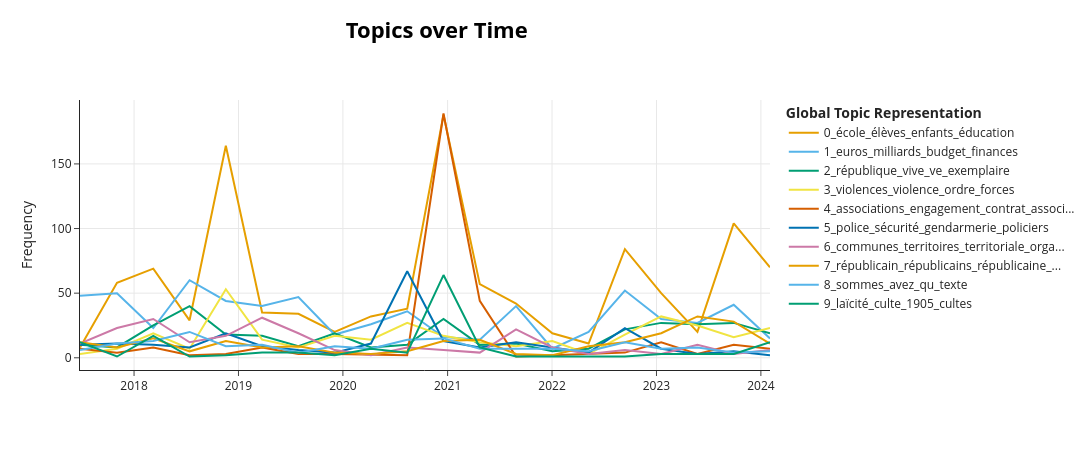

Write notebook code for a chart like this one.
### Code cell
fig_dynamic_topic = topic_model.visualize_topics_over_time(
    topics_over_time, top_n_topics=10
)
fig_dynamic_topic

### Figure 1 — Plotly figure (JSON) as saved in the notebook; plotly's stock layout.template omitted (floating-point values rounded to 4 significant figures)
{"data": [{"hoverinfo": "text", "hovertext": ["<b>Topic 0</b><br>Words: école, enseignement, éducation, enfants, élèves", "<b>Topic 0</b><br>Words: école, élèves, éducation, enseignement, enfants", "<b>Topic 0</b><br>Words: école, éducation, élèves, enfants, écoles", "<b>Topic 0</b><br>Words: école, élèves, enfants, éducation, handicap", "<b>Topic 0</b><br>Words: école, enfants, élèves, éducation, enseignement", "<b>Topic 0</b><br>Words: école, enfants, éducation, enfance, jeunes", "<b>Topic 0</b><br>Words: école, élèves, enfants, éducation, enseignement", "<b>Topic 0</b><br>Words: handicap, école, élèves, enfants, éducation", "<b>Topic 0</b><br>Words: école, enfants, directeurs, élèves, parents", "<b>Topic 0</b><br>Words: école, éducation, élèves, enfants, enseignants", "<b>Topic 0</b><br>Words: école, enfants, instruction, éducation, famille", "<b>Topic 0</b><br>Words: enfants, école, enfant, instruction, famille", "<b>Topic 0</b><br>Words: école, élèves, directeurs, éducation, enseignement", "<b>Topic 0</b><br>Words: école, enfants, élèves, éducation, scolaire", "<b>Topic 0</b><br>Words: école, handicap, élèves, enfants, rentrée", "<b>Topic 0</b><br>Words: école, élèves, éducation, scolaire, uniforme", "<b>Topic 0</b><br>Words: élèves, école, éducation, enfants, enseignants", "<b>Topic 0</b><br>Words: école, ensa, opp, handicap, élèves", "<b>Topic 0</b><br>Words: école, élèves, parents, éducation, enfants", "<b>Topic 0</b><br>Words: école, élèves, enfants, éducation, enseignement"], "marker": {"color": "#E69F00"}, "mode": "lines", "name": "0_école_élèves_enfants_éducation", "type": "scatter", "x": ["2017-06-26T02:08:09.600000000", "2017-11-02T10:12:00.000000000", "2018-03-09T05:24:00.000000000", "2018-07-14T00:36:00.000000000", "2018-11-17T19:48:00.000000000", "2019-03-24T15:00:00.000000000", "2019-07-29T10:12:00.000000000", "2019-12-03T05:24:00.000000000", "2020-04-08T00:36:00.000000000", "2020-08-12T19:48:00.000000000", "2020-12-17T15:00:00.000000000", "2021-04-23T10:12:00.000000000", "2021-08-28T05:24:00.000000000", "2022-01-02T00:36:00.000000000", "2022-05-08T19:48:00.000000000", "2022-09-12T15:00:00.000000000", "2023-01-17T10:12:00.000000000", "2023-05-24T05:24:00.000000000", "2023-09-28T00:36:00.000000000", "2024-02-01T19:48:00.000000000"], "y": [8, 58, 69, 29, 164, 35, 34, 20, 32, 38, 188, 57, 42, 19, 11, 84, 50, 20, 104, 70]}, {"hoverinfo": "text", "hovertext": ["<b>Topic 1</b><br>Words: euros, impôt, budget, milliards, millions", "<b>Topic 1</b><br>Words: euros, milliards, finances, impôt, budget", "<b>Topic 1</b><br>Words: euros, finances, budgétaire, milliards, budget", "<b>Topic 1</b><br>Words: euros, budget, finances, milliards, millions", "<b>Topic 1</b><br>Words: euros, milliards, finances, impôt, budget", "<b>Topic 1</b><br>Words: euros, impôt, milliards, budget, taxe", "<b>Topic 1</b><br>Words: euros, budget, crédits, milliards, millions", "<b>Topic 1</b><br>Words: retraite, euros, réforme, pensions, système", "<b>Topic 1</b><br>Words: finances, euros, milliards, dette, budget", "<b>Topic 1</b><br>Words: euros, millions, budget, crédits, recherche", "<b>Topic 1</b><br>Words: euros, héritage, fiscalité, marielle, sarnez", "<b>Topic 1</b><br>Words: évaluation, euros, finances, milliards, chômage", "<b>Topic 1</b><br>Words: euros, milliards, crédits, budget, 2022", "<b>Topic 1</b><br>Words: frais, réseau, bancaires, euros, travailleurs", "<b>Topic 1</b><br>Words: salariés, euros, milliards, finances, prime", "<b>Topic 1</b><br>Words: finances, euros, milliards, budget, collectivités", "<b>Topic 1</b><br>Words: euros, milliards, lpm, armées, armée", "<b>Topic 1</b><br>Words: milliards, euros, inflation, locataires, finances", "<b>Topic 1</b><br>Words: budget, euros, milliards, finances, inflation", "<b>Topic 1</b><br>Words: milliards, euros, économies, entreprises, budget"], "marker": {"color": "#56B4E9"}, "mode": "lines", "name": "1_euros_milliards_budget_finances", "type": "scatter", "x": ["2017-06-26T02:08:09.600000000", "2017-11-02T10:12:00.000000000", "2018-03-09T05:24:00.000000000", "2018-07-14T00:36:00.000000000", "2018-11-17T19:48:00.000000000", "2019-03-24T15:00:00.000000000", "2019-07-29T10:12:00.000000000", "2019-12-03T05:24:00.000000000", "2020-04-08T00:36:00.000000000", "2020-08-12T19:48:00.000000000", "2020-12-17T15:00:00.000000000", "2021-04-23T10:12:00.000000000", "2021-08-28T05:24:00.000000000", "2022-01-02T00:36:00.000000000", "2022-05-08T19:48:00.000000000", "2022-09-12T15:00:00.000000000", "2023-01-17T10:12:00.000000000", "2023-05-24T05:24:00.000000000", "2023-09-28T00:36:00.000000000", "2024-02-01T19:48:00.000000000"], "y": [48, 50, 23, 60, 44, 40, 47, 18, 26, 36, 16, 14, 40, 7, 20, 52, 30, 27, 41, 15]}, {"hoverinfo": "text", "hovertext": ["<b>Topic 2</b><br>Words: république, chargeait, indigènes, traduites, cadeau", "<b>Topic 2</b><br>Words: république, esquissée, faillite, contractuelle, extrémistes", "<b>Topic 2</b><br>Words: république, pasà, ve, acte, intolérable", "<b>Topic 2</b><br>Words: république, exemplaire, vive, sitôt, barbouzes", "<b>Topic 2</b><br>Words: république, ve, vive, bâtit, fusibles", "<b>Topic 2</b><br>Words: république, honoré, tontons, flingueurs, fusibles", "<b>Topic 2</b><br>Words: république, guillemets, césar, virtuelle, romaine", "<b>Topic 2</b><br>Words: république, ve, excuse, chiffonne, vantent", "<b>Topic 2</b><br>Words: république, fromage, bousculés, délirant, sourd", "<b>Topic 2</b><br>Words: république, viie, drame, zecler, réactionnaire", "<b>Topic 2</b><br>Words: république, ve, vive, abad, support", "<b>Topic 2</b><br>Words: république, changerions, danser, négocie, défient", "<b>Topic 2</b><br>Words: république, chambre, laïque, hein, opérette", "<b>Topic 2</b><br>Words: république, martel, disloquée, êtes, geôles", "<b>Topic 2</b><br>Words: vive, république, taisez, censeurs, premiers", "<b>Topic 2</b><br>Words: république, ve, vie, unanimistes, supportez", "<b>Topic 2</b><br>Words: république, respectez, aimez, vive, césar", "<b>Topic 2</b><br>Words: république, saccagez, ve, mauvaise, marge", "<b>Topic 2</b><br>Words: république, vive, cédé, ve, parlez", "<b>Topic 2</b><br>Words: république, vive, rafah, rpcr, attaque"], "marker": {"color": "#009E73"}, "mode": "lines", "name": "2_république_vive_ve_exemplaire", "type": "scatter", "x": ["2017-06-26T02:08:09.600000000", "2017-11-02T10:12:00.000000000", "2018-03-09T05:24:00.000000000", "2018-07-14T00:36:00.000000000", "2018-11-17T19:48:00.000000000", "2019-03-24T15:00:00.000000000", "2019-07-29T10:12:00.000000000", "2019-12-03T05:24:00.000000000", "2020-04-08T00:36:00.000000000", "2020-08-12T19:48:00.000000000", "2020-12-17T15:00:00.000000000", "2021-04-23T10:12:00.000000000", "2021-08-28T05:24:00.000000000", "2022-01-02T00:36:00.000000000", "2022-05-08T19:48:00.000000000", "2022-09-12T15:00:00.000000000", "2023-01-17T10:12:00.000000000", "2023-05-24T05:24:00.000000000", "2023-09-28T00:36:00.000000000", "2024-02-01T19:48:00.000000000"], "y": [10, 8, 25, 40, 18, 17, 9, 19, 8, 10, 30, 10, 11, 5, 7, 22, 27, 26, 27, 19]}, {"hoverinfo": "text", "hovertext": ["<b>Topic 3</b><br>Words: amiante, 1997, ouvriers, investigations, danger", "<b>Topic 3</b><br>Words: partiel, travail, femmes, précarité, salariales", "<b>Topic 3</b><br>Words: violences, violence, ordre, forces, sexuelles", "<b>Topic 3</b><br>Words: forces, véhicules, bagages, ordre, sécurité", "<b>Topic 3</b><br>Words: ordre, violences, manifestations, violence, forces", "<b>Topic 3</b><br>Words: police, ordre, forces, policiers, violence", "<b>Topic 3</b><br>Words: pompiers, sapeurs, agressions, violence, actes", "<b>Topic 3</b><br>Words: violences, ordre, forces, violence, manifestations", "<b>Topic 3</b><br>Words: violences, police, policiers, violence, victimes", "<b>Topic 3</b><br>Words: police, policiers, violence, forces, ordre", "<b>Topic 3</b><br>Words: violences, élus, police, ordre, violence", "<b>Topic 3</b><br>Words: policiers, violences, police, forces, foncier", "<b>Topic 3</b><br>Words: harkis, camps, violence, réparation, reconnaissance", "<b>Topic 3</b><br>Words: harkis, ouïghours, violence, violences, ordre", "<b>Topic 3</b><br>Words: lyon, martinique, guillotière, drogue, lyonnais", "<b>Topic 3</b><br>Words: police, policiers, thau, ordre, forces", "<b>Topic 3</b><br>Words: violences, violence, extrême, droite, ordre", "<b>Topic 3</b><br>Words: violences, policiers, ordre, été, forces", "<b>Topic 3</b><br>Words: homicide, violences, familles, victimes, violence", "<b>Topic 3</b><br>Words: violences, élus, violence, ordre, maire"], "marker": {"color": "#F0E442"}, "mode": "lines", "name": "3_violences_violence_ordre_forces", "type": "scatter", "x": ["2017-06-26T02:08:09.600000000", "2017-11-02T10:12:00.000000000", "2018-03-09T05:24:00.000000000", "2018-07-14T00:36:00.000000000", "2018-11-17T19:48:00.000000000", "2019-03-24T15:00:00.000000000", "2019-07-29T10:12:00.000000000", "2019-12-03T05:24:00.000000000", "2020-04-08T00:36:00.000000000", "2020-08-12T19:48:00.000000000", "2020-12-17T15:00:00.000000000", "2021-04-23T10:12:00.000000000", "2021-08-28T05:24:00.000000000", "2022-01-02T00:36:00.000000000", "2022-05-08T19:48:00.000000000", "2022-09-12T15:00:00.000000000", "2023-01-17T10:12:00.000000000", "2023-05-24T05:24:00.000000000", "2023-09-28T00:36:00.000000000", "2024-02-01T19:48:00.000000000"], "y": [3, 7, 19, 7, 53, 14, 8, 17, 14, 27, 17, 12, 9, 13, 3, 18, 32, 25, 16, 23]}, {"hoverinfo": "text", "hovertext": ["<b>Topic 4</b><br>Words: associations, contrat, association, engagement, cultuelles", "<b>Topic 4</b><br>Words: associations, associatif, engagement, associative, bénévoles", "<b>Topic 4</b><br>Words: associations, engagement, associatif, association, cultuelles", "<b>Topic 4</b><br>Words: associatif, assouplies, mirallès, patricia, vibrant", "<b>Topic 4</b><br>Words: digues, durablement, disparition, opposés, assumer", "<b>Topic 4</b><br>Words: associations, engagement, associatif, citoyen, contrat", "<b>Topic 4</b><br>Words: associations, engagement, associative, fdva, millions", "<b>Topic 4</b><br>Words: associations, engagement, attitude, molac, taxe", "<b>Topic 4</b><br>Words: associations, associatif, fonds, engagement, millions", "<b>Topic 4</b><br>Words: associations, contrat, engagement, association, républicain", "<b>Topic 4</b><br>Words: associations, contrat, association, engagement, associatif", "<b>Topic 4</b><br>Words: associations, rôle, antiracisme, constitueraient, harcèlement", "<b>Topic 4</b><br>Words: territoriaux, artistique, concours, dumi, assistants", "<b>Topic 4</b><br>Words: association, dissolution, associations, administrative, engagement", "<b>Topic 4</b><br>Words: associations, contrat, engagement, association, subventions", "<b>Topic 4</b><br>Words: souffrez, associations, engagement, rédaction, aiment", "<b>Topic 4</b><br>Words: associations, engagement, bénévole, associatif, bénévoles", "<b>Topic 4</b><br>Words: associations, engagement, associatif, contrat, bénévole"], "marker": {"color": "#D55E00"}, "mode": "lines", "name": "4_associations_engagement_contrat_associ...", "type": "scatter", "x": ["2017-06-26T02:08:09.600000000", "2017-11-02T10:12:00.000000000", "2018-03-09T05:24:00.000000000", "2018-07-14T00:36:00.000000000", "2018-11-17T19:48:00.000000000", "2019-03-24T15:00:00.000000000", "2019-07-29T10:12:00.000000000", "2019-12-03T05:24:00.000000000", "2020-08-12T19:48:00.000000000", "2020-12-17T15:00:00.000000000", "2021-04-23T10:12:00.000000000", "2021-08-28T05:24:00.000000000", "2022-01-02T00:36:00.000000000", "2022-09-12T15:00:00.000000000", "2023-01-17T10:12:00.000000000", "2023-05-24T05:24:00.000000000", "2023-09-28T00:36:00.000000000", "2024-02-01T19:48:00.000000000"], "y": [7, 4, 8, 2, 3, 8, 3, 3, 2, 189, 44, 1, 2, 4, 12, 3, 10, 7]}, {"hoverinfo": "text", "hovertext": ["<b>Topic 5</b><br>Words: police, sécurité, judiciaire, contrôle, mesures", "<b>Topic 5</b><br>Words: police, sécurité, forces, contrôles, récépissé", "<b>Topic 5</b><br>Words: police, sécurité, gendarmerie, quartiers, effectifs", "<b>Topic 5</b><br>Words: police, sécurité, policiers, caméras, forces", "<b>Topic 5</b><br>Words: police, sécurité, roubaix, quartiers, policiers", "<b>Topic 5</b><br>Words: police, sécurité, quartiers, sapeurs, pompiers", "<b>Topic 5</b><br>Words: police, sécurité, policiers, gendarmes, reconquête", "<b>Topic 5</b><br>Words: police, perpignan, vols, sécurité, stupéfiants", "<b>Topic 5</b><br>Words: police, sécurité, agents, fresque, républicaine", "<b>Topic 5</b><br>Words: police, sécurité, municipale, gendarmerie, forces", "<b>Topic 5</b><br>Words: police, sécurité, municipale, policiers, forces", "<b>Topic 5</b><br>Words: police, sécurité, pompiers, sapeurs, policiers", "<b>Topic 5</b><br>Words: police, sécurité, pompiers, forces, ordre", "<b>Topic 5</b><br>Words: imaginais, crimée, gendarmerie, police, changerez", "<b>Topic 5</b><br>Words: police, sécurité, gendarmerie, policiers, brigades", "<b>Topic 5</b><br>Words: drones, police, gendarmerie, sécurité, policiers", "<b>Topic 5</b><br>Words: bravent, police, utilisation, cyberdélits, préfectorales", "<b>Topic 5</b><br>Words: police, menton, sécurité, intérieur, paf", "<b>Topic 5</b><br>Words: clspd, police, obtempérer, tirés, présence"], "marker": {"color": "#0072B2"}, "mode": "lines", "name": "5_police_sécurité_gendarmerie_policiers", "type": "scatter", "x": ["2017-06-26T02:08:09.600000000", "2017-11-02T10:12:00.000000000", "2018-03-09T05:24:00.000000000", "2018-07-14T00:36:00.000000000", "2018-11-17T19:48:00.000000000", "2019-03-24T15:00:00.000000000", "2019-07-29T10:12:00.000000000", "2019-12-03T05:24:00.000000000", "2020-04-08T00:36:00.000000000", "2020-08-12T19:48:00.000000000", "2020-12-17T15:00:00.000000000", "2021-04-23T10:12:00.000000000", "2021-08-28T05:24:00.000000000", "2022-05-08T19:48:00.000000000", "2022-09-12T15:00:00.000000000", "2023-01-17T10:12:00.000000000", "2023-05-24T05:24:00.000000000", "2023-09-28T00:36:00.000000000", "2024-02-01T19:48:00.000000000"], "y": [10, 11, 10, 8, 19, 9, 6, 4, 11, 67, 13, 8, 12, 4, 23, 7, 3, 5, 2]}, {"hoverinfo": "text", "hovertext": ["<b>Topic 6</b><br>Words: communes, compétences, territoriale, communautés, eau", "<b>Topic 6</b><br>Words: territoires, métropoles, territoriale, communes, ruraux", "<b>Topic 6</b><br>Words: communes, territoires, diversité, territoriale, organisation", "<b>Topic 6</b><br>Words: territoires, communes, collectivités, territoriale, départements", "<b>Topic 6</b><br>Words: territoriale, recteurs, territoires, organisation, agence", "<b>Topic 6</b><br>Words: communes, commune, territoriale, territoires, organisation", "<b>Topic 6</b><br>Words: communes, territoriale, territoires, régions, intercommunalité", "<b>Topic 6</b><br>Words: zrr, communes, territoriale, territoires, sud", "<b>Topic 6</b><br>Words: transport, mobilité, maires, communes, transports", "<b>Topic 6</b><br>Words: territoriale, collectivités, continuité, territoires, territoriales", "<b>Topic 6</b><br>Words: carnet, subvention, loire, atlantique, territoriale", "<b>Topic 6</b><br>Words: permettait, effectuera, structures, contrôle, rungis", "<b>Topic 6</b><br>Words: communes, territoires, territoriale, mgp, collectivités", "<b>Topic 6</b><br>Words: conseiller, communes, région, territoriale, collectivités", "<b>Topic 6</b><br>Words: italie, territoriale, su, actualisation, traité", "<b>Topic 6</b><br>Words: reconquête, territoriale, ferré, territoires, voyageurs", "<b>Topic 6</b><br>Words: communes, gestion, territoriale, régions, compétence", "<b>Topic 6</b><br>Words: communes, eau, territoires, territoriale, assainissement", "<b>Topic 6</b><br>Words: secrétaires, mairie, catégorie, territoriale, communes", "<b>Topic 6</b><br>Words: rodez, ruraux, régions, territoires, paris"], "marker": {"color": "#CC79A7"}, "mode": "lines", "name": "6_communes_territoires_territoriale_orga...", "type": "scatter", "x": ["2017-06-26T02:08:09.600000000", "2017-11-02T10:12:00.000000000", "2018-03-09T05:24:00.000000000", "2018-07-14T00:36:00.000000000", "2018-11-17T19:48:00.000000000", "2019-03-24T15:00:00.000000000", "2019-07-29T10:12:00.000000000", "2019-12-03T05:24:00.000000000", "2020-04-08T00:36:00.000000000", "2020-08-12T19:48:00.000000000", "2020-12-17T15:00:00.000000000", "2021-04-23T10:12:00.000000000", "2021-08-28T05:24:00.000000000", "2022-01-02T00:36:00.000000000", "2022-05-08T19:48:00.000000000", "2022-09-12T15:00:00.000000000", "2023-01-17T10:12:00.000000000", "2023-05-24T05:24:00.000000000", "2023-09-28T00:36:00.000000000", "2024-02-01T19:48:00.000000000"], "y": [11, 23, 30, 12, 17, 31, 19, 6, 2, 8, 6, 4, 22, 8, 3, 6, 3, 10, 3, 6]}, {"hoverinfo": "text", "hovertext": ["<b>Topic 7</b><br>Words: républicains, républicain, républicaine, ex, fier", "<b>Topic 7</b><br>Words: républicain, républicains, rpr, recommandez, institutionnalisez", "<b>Topic 7</b><br>Words: républicain, républicains, républicaine, front, assimilation", "<b>Topic 7</b><br>Words: césar, républicain, jupiter, républicains, bouleversée", "<b>Topic 7</b><br>Words: républicain, républicains, républicaine, polémiquer, humeur", "<b>Topic 7</b><br>Words: républicain, républicains, républicaine, ovation, réagissez", "<b>Topic 7</b><br>Words: républicaine, reconquête, républicain, parlez, assimiler", "<b>Topic 7</b><br>Words: anciens, républicains, ministres, républicanisme, insulter", "<b>Topic 7</b><br>Words: républicains, leçons, carte, républicaines, puisse", "<b>Topic 7</b><br>Words: républicain, évangélique, républicains, oreilles, entende", "<b>Topic 7</b><br>Words: républicains, républicain, couscous, républicaine, précision", "<b>Topic 7</b><br>Words: républicains, républicain, républicaine, renforcent, sceaux", "<b>Topic 7</b><br>Words: amis, attentent, courtois, courtoisie, républicaine", "<b>Topic 7</b><br>Words: jambon, insensibles, républicains, restés, pensé", "<b>Topic 7</b><br>Words: républicains, grâce, républicain, jeu, principe", "<b>Topic 7</b><br>Words: républicain, républicains, républicaine, reconquête, ump", "<b>Topic 7</b><br>Words: républicain, républicains, républicaine, arc, visionné", "<b>Topic 7</b><br>Words: républicain, arc, républicains, républicaine, précision", "<b>Topic 7</b><br>Words: républicain, républicains, arc, républicaine, ordre", "<b>Topic 7</b><br>Words: républicain, républicaine, républicains, arc, gagnez"], "marker": {"color": "#E69F00"}, "mode": "lines", "name": "7_républicain_républicains_républicaine_...", "type": "scatter", "x": ["2017-06-26T02:08:09.600000000", "2017-11-02T10:12:00.000000000", "2018-03-09T05:24:00.000000000", "2018-07-14T00:36:00.000000000", "2018-11-17T19:48:00.000000000", "2019-03-24T15:00:00.000000000", "2019-07-29T10:12:00.000000000", "2019-12-03T05:24:00.000000000", "2020-04-08T00:36:00.000000000", "2020-08-12T19:48:00.000000000", "2020-12-17T15:00:00.000000000", "2021-04-23T10:12:00.000000000", "2021-08-28T05:24:00.000000000", "2022-01-02T00:36:00.000000000", "2022-05-08T19:48:00.000000000", "2022-09-12T15:00:00.000000000", "2023-01-17T10:12:00.000000000", "2023-05-24T05:24:00.000000000", "2023-09-28T00:36:00.000000000", "2024-02-01T19:48:00.000000000"], "y": [12, 8, 15, 5, 13, 8, 9, 4, 3, 5, 13, 14, 3, 2, 9, 12, 19, 32, 28, 11]}, {"hoverinfo": "text", "hovertext": ["<b>Topic 8</b><br>Words: sommes, assemblée, différences, solution, état", "<b>Topic 8</b><br>Words: sommes, warsmann, avez, qu, igf", "<b>Topic 8</b><br>Words: sommes, contrat, écoles, gouvernement, temps", "<b>Topic 8</b><br>Words: éga, voulons, sommes, nourriture, échoué", "<b>Topic 8</b><br>Words: référendum, devons, refusé, avez, actes", "<b>Topic 8</b><br>Words: sommes, facebook, haineux, plateformes, propos", "<b>Topic 8</b><br>Words: pavillons, débattons, commercial, débattre, complaisance", "<b>Topic 8</b><br>Words: sommes, pouvoirs, texte, indemnités, adressons", "<b>Topic 8</b><br>Words: écosystèmes, sommes, avez, exigence, marché", "<b>Topic 8</b><br>Words: restitution, sommes, liberté, armes, qu", "<b>Topic 8</b><br>Words: sommes, contrat, laïcité, avez, delafosse", "<b>Topic 8</b><br>Words: scrutin, proportionnel, diversité, nation, représentation", "<b>Topic 8</b><br>Words: combattant, traitements, combattants, pratiques, alléluia", "<b>Topic 8</b><br>Words: nom, mali, père, enfant, sommes", "<b>Topic 8</b><br>Words: français, réalité, avez, faire, consensus", "<b>Topic 8</b><br>Words: 49, motions, censure, sommes, scrutin", "<b>Topic 8</b><br>Words: dissuasion, arme, nucléaire, assumons, jeux", "<b>Topic 8</b><br>Words: sommes, fonction, femmes, publique, texte", "<b>Topic 8</b><br>Words: médecins, usagères, accueils, avez, soignants", "<b>Topic 8</b><br>Words: calédonie, nouvelle, gosselin, philippe, horizons"], "marker": {"color": "#56B4E9"}, "mode": "lines", "name": "8_sommes_avez_qu_texte", "type": "scatter", "x": ["2017-06-26T02:08:09.600000000", "2017-11-02T10:12:00.000000000", "2018-03-09T05:24:00.000000000", "2018-07-14T00:36:00.000000000", "2018-11-17T19:48:00.000000000", "2019-03-24T15:00:00.000000000", "2019-07-29T10:12:00.000000000", "2019-12-03T05:24:00.000000000", "2020-04-08T00:36:00.000000000", "2020-08-12T19:48:00.000000000", "2020-12-17T15:00:00.000000000", "2021-04-23T10:12:00.000000000", "2021-08-28T05:24:00.000000000", "2022-01-02T00:36:00.000000000", "2022-05-08T19:48:00.000000000", "2022-09-12T15:00:00.000000000", "2023-01-17T10:12:00.000000000", "2023-05-24T05:24:00.000000000", "2023-09-28T00:36:00.000000000", "2024-02-01T19:48:00.000000000"], "y": [6, 11, 13, 20, 9, 10, 4, 9, 7, 14, 15, 7, 7, 7, 5, 12, 7, 8, 4, 5]}, {"hoverinfo": "text", "hovertext": ["<b>Topic 9</b><br>Words: culte, lieux, fermeture, laïcité, lieu", "<b>Topic 9</b><br>Words: laïcité, bashevis, école, construit, protège", "<b>Topic 9</b><br>Words: laïcité, 1905, religions, religion, culte", "<b>Topic 9</b><br>Words: latran, chanoine, tradition, laïcité, vatican", "<b>Topic 9</b><br>Words: laïcité, question, surtaxes, idéologie, éducation", "<b>Topic 9</b><br>Words: 1905, laïcité, religion, croire, culte", "<b>Topic 9</b><br>Words: musulmans, laïcité, protégez, religieux, culte", "<b>Topic 9</b><br>Words: culte, laïcité, salarions, apercevrait, excluons", "<b>Topic 9</b><br>Words: culte, lieux, cultes, lieu, pratiquer", "<b>Topic 9</b><br>Words: laïcité, culte, religion, musulmans, liberté", "<b>Topic 9</b><br>Words: laïcité, culte, cultes, religion, 1905", "<b>Topic 9</b><br>Words: laïcité, culte, 1905, cultes, religion", "<b>Topic 9</b><br>Words: radicalisation, cultes, athéisme, prévention, laïc", "<b>Topic 9</b><br>Words: laïcité, éric, contrairement, rangez, sportives", "<b>Topic 9</b><br>Words: laïcité, religieux, octroyaient, désemparée, immiscé", "<b>Topic 9</b><br>Words: croire, laïcité, religions, séparatisme, religion", "<b>Topic 9</b><br>Words: religion, laïcité, jetterait, abonnés, cultes", "<b>Topic 9</b><br>Words: laïcité, cultes, 1905, culte, religieux"], "marker": {"color": "#009E73"}, "mode": "lines", "name": "9_laïcité_culte_1905_cultes", "type": "scatter", "x": ["2017-06-26T02:08:09.600000000", "2017-11-02T10:12:00.000000000", "2018-03-09T05:24:00.000000000", "2018-07-14T00:36:00.000000000", "2018-11-17T19:48:00.000000000", "2019-03-24T15:00:00.000000000", "2019-07-29T10:12:00.000000000", "2019-12-03T05:24:00.000000000", "2020-04-08T00:36:00.000000000", "2020-08-12T19:48:00.000000000", "2020-12-17T15:00:00.000000000", "2021-04-23T10:12:00.000000000", "2021-08-28T05:24:00.000000000", "2022-01-02T00:36:00.000000000", "2022-09-12T15:00:00.000000000", "2023-01-17T10:12:00.000000000", "2023-09-28T00:36:00.000000000", "2024-02-01T19:48:00.000000000"], "y": [12, 1, 17, 1, 2, 4, 4, 2, 7, 4, 64, 8, 1, 1, 1, 3, 3, 12]}], "layout": {"height": 450, "hoverlabel": {"bgcolor": "white", "font": {"family": "Rockwell", "size": 16}}, "legend": {"title": {"text": "<b>Global Topic Representation"}}, "title": {"font": {"color": "Black", "size": 22}, "text": "<b>Topics over Time</b>", "x": 0.4, "xanchor": "center", "y": 0.95, "yanchor": "top"}, "width": 1250, "xaxis": {"showgrid": true}, "yaxis": {"showgrid": true, "title": {"text": "Frequency"}}}}
